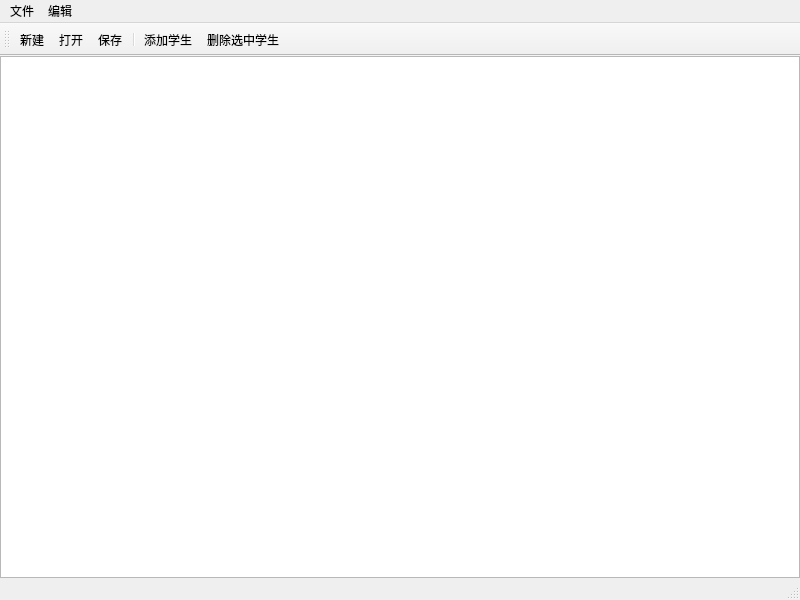
<?xml version="1.0" encoding="UTF-8"?>
<ui version="4.0">
 <class>MainWindow</class>
 <widget class="QMainWindow" name="MainWindow">
  <property name="geometry">
   <rect>
    <x>0</x>
    <y>0</y>
    <width>800</width>
    <height>600</height>
   </rect>
  </property>
  <property name="windowTitle">
   <string>MainWindow</string>
  </property>
  <widget class="QWidget" name="centralwidget">
   <layout class="QVBoxLayout" name="verticalLayout">
    <property name="spacing">
     <number>0</number>
    </property>
    <property name="leftMargin">
     <number>0</number>
    </property>
    <property name="topMargin">
     <number>0</number>
    </property>
    <property name="rightMargin">
     <number>0</number>
    </property>
    <property name="bottomMargin">
     <number>0</number>
    </property>
    <item>
     <widget class="QTableView" name="tableView"/>
    </item>
   </layout>
  </widget>
  <widget class="QMenuBar" name="menubar">
   <property name="geometry">
    <rect>
     <x>0</x>
     <y>0</y>
     <width>800</width>
     <height>26</height>
    </rect>
   </property>
   <widget class="QMenu" name="menu">
    <property name="title">
     <string>文件</string>
    </property>
    <addaction name="actionNew"/>
    <addaction name="actionOpen"/>
    <addaction name="actionSave"/>
    <addaction name="actionSave_As"/>
    <addaction name="separator"/>
    <addaction name="actionExit"/>
   </widget>
   <widget class="QMenu" name="menuEdit">
    <property name="title">
     <string>编辑</string>
    </property>
    <addaction name="actionAdd"/>
    <addaction name="actionDelete"/>
   </widget>
   <addaction name="menu"/>
   <addaction name="menuEdit"/>
  </widget>
  <widget class="QStatusBar" name="statusbar"/>
  <widget class="QToolBar" name="toolBar">
   <property name="windowTitle">
    <string>toolBar</string>
   </property>
   <attribute name="toolBarArea">
    <enum>TopToolBarArea</enum>
   </attribute>
   <attribute name="toolBarBreak">
    <bool>false</bool>
   </attribute>
   <addaction name="actionNew"/>
   <addaction name="actionOpen"/>
   <addaction name="actionSave"/>
   <addaction name="separator"/>
   <addaction name="actionAdd"/>
   <addaction name="actionDelete"/>
  </widget>
  <action name="actionNew">
   <property name="icon">
    <iconset>
     <normaloff>resources/icons/document-new.svg</normaloff>resources/icons/document-new.svg</iconset>
   </property>
   <property name="text">
    <string>新建</string>
   </property>
  </action>
  <action name="actionOpen">
   <property name="icon">
    <iconset>
     <normaloff>resources/icons/document-open.svg</normaloff>resources/icons/document-open.svg</iconset>
   </property>
   <property name="text">
    <string>打开</string>
   </property>
  </action>
  <action name="actionSave">
   <property name="icon">
    <iconset>
     <normaloff>resources/icons/document-save.svg</normaloff>resources/icons/document-save.svg</iconset>
   </property>
   <property name="text">
    <string>保存</string>
   </property>
  </action>
  <action name="actionSave_As">
   <property name="icon">
    <iconset>
     <normaloff>resources/icons/document-save-as.svg</normaloff>resources/icons/document-save-as.svg</iconset>
   </property>
   <property name="text">
    <string>另存为</string>
   </property>
  </action>
  <action name="actionExit">
   <property name="icon">
    <iconset>
     <normaloff>resources/icons/application-exit.svg</normaloff>resources/icons/application-exit.svg</iconset>
   </property>
   <property name="text">
    <string>退出</string>
   </property>
  </action>
  <action name="actionAdd">
   <property name="icon">
    <iconset>
     <normaloff>resources/icons/list-add.svg</normaloff>resources/icons/list-add.svg</iconset>
   </property>
   <property name="text">
    <string>添加学生</string>
   </property>
   <property name="toolTip">
    <string>添加学生</string>
   </property>
  </action>
  <action name="actionDelete">
   <property name="icon">
    <iconset>
     <normaloff>resources/icons/edit-delete.svg</normaloff>resources/icons/edit-delete.svg</iconset>
   </property>
   <property name="text">
    <string>删除选中学生</string>
   </property>
   <property name="toolTip">
    <string>删除选中学生</string>
   </property>
  </action>
 </widget>
 <resources/>
 <connections/>
</ui>
